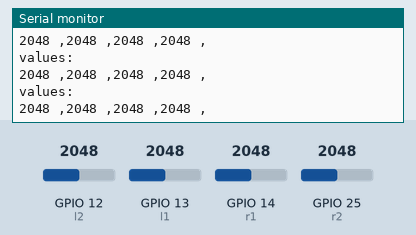
Recording of a sketch running on a simulated ESP32. Parts: the last lines printed to the serial monitor. Inputs (shaded band) come from the test bench; at power-on: GPIO 12 (l2) = 2048, GPIO 13 (l1) = 2048, GPIO 14 (r1) = 2048, GPIO 25 (r2) = 2048.

Above: at 1.3 s.
1.4 s: GPIO 12 (l2) set to 2866
At 1.9 s:
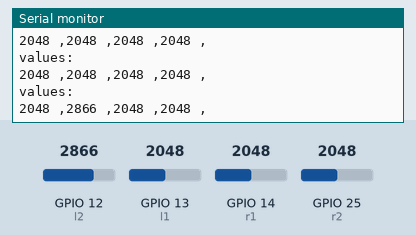
2.9 s: GPIO 13 (l1) set to 2866
At 3.4 s:
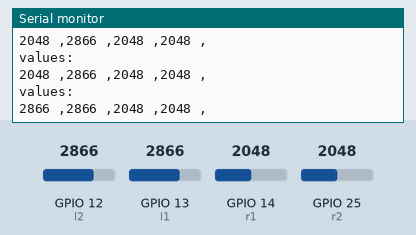
4.4 s: GPIO 14 (r1) set to 2866
At 4.9 s:
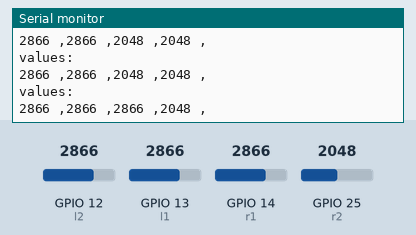
5.9 s: GPIO 25 (r2) set to 2866
At 6.4 s:
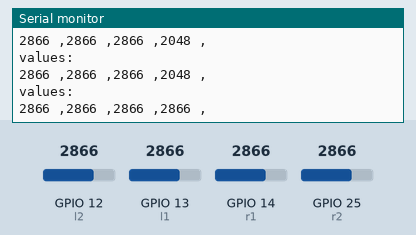
7.4 s: GPIO 12 (l2) set to 3972
At 7.9 s:
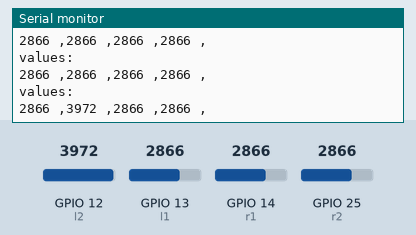
8.9 s: GPIO 13 (l1) set to 3972
At 9.4 s:
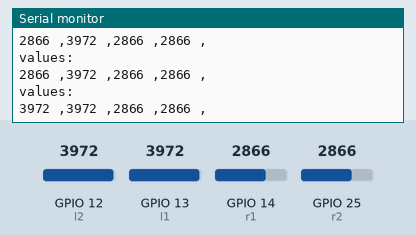
Timing chart, 0 to 11.4 s (numbered marks = the images above; inputs shaded):
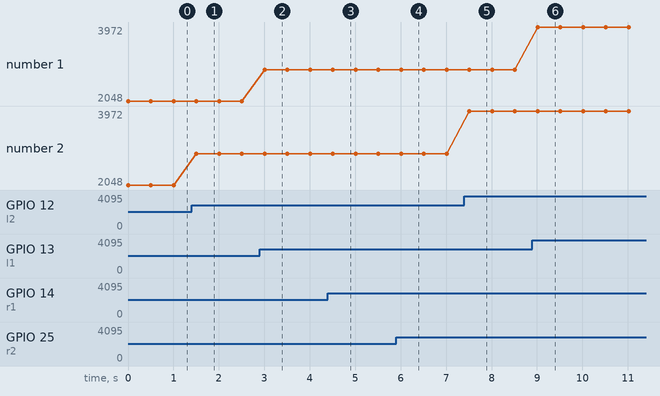

The sketch:

robot.ino
```cpp
#define l1 13
#define l2 12
#define r1 14
#define r2 25

//int l1Val =0;
//int l2Val =0;
//int r1Val = 0;
//int r2Val = 0;

void setup() {
  // put your setup code here, to run once:
  Serial.begin(115200);
pinMode(l1,INPUT);
pinMode(l2,INPUT);
pinMode(r1,INPUT);
pinMode(r2,INPUT);
}

void loop() {
  // put your main code here, to run repeatedly:
   int l1Val = analogRead(l1);
    int l2Val = analogRead(l2);
    int r1Val = analogRead(r1);
     int r2Val = analogRead(r2);
     Serial.println("values:" );
     Serial.print(l1Val);
     Serial.print(" ,");
     Serial.print(l2Val);
     Serial.print(" ,");
     Serial.print(r1Val);
     Serial.print(" ,");
     Serial.print(r2Val);
     Serial.println(" ,");

     delay(500);

}
```

Measured:
- after the input at 1.4 s, the serial monitor: prints a new line after 0.10 s (image 1)
- after the input at 2.9 s, the serial monitor: prints a new line after 0.10 s (image 2)
- after the input at 4.4 s, the serial monitor: prints a new line after 0.11 s (image 3)
- after the input at 5.9 s, the serial monitor: prints a new line after 0.11 s (image 4)
- after the input at 7.4 s, the serial monitor: prints a new line after 0.11 s (image 5)
- after the input at 8.9 s, the serial monitor: prints a new line after 0.11 s (image 6)
- plotted number 2: 2048 → 2866 after the input at 1.4 s, 2866 → 3972 after the input at 7.4 s
